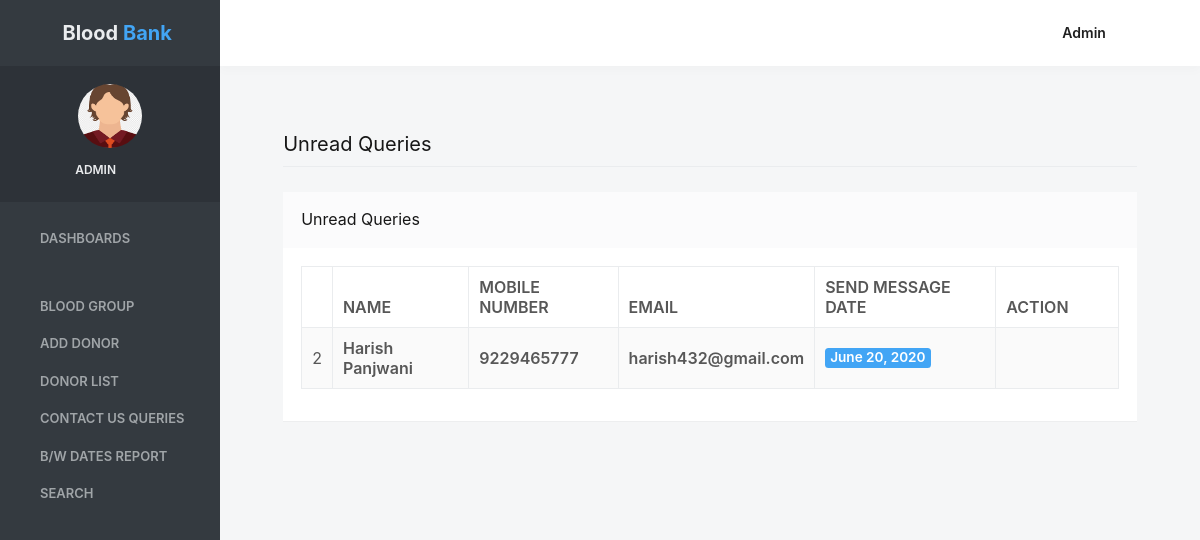
The app's page /unread_queries (signed in) with its own data.
### bloodbank/models.py (models this page shows, shortened)
class Contact(models.Model):
    name = models.CharField(max_length=50)
    contact = models.CharField(max_length=15)
    emailid = models.CharField(max_length=40)
    message = models.CharField(max_length=300)
    mdate = models.DateField()
    isread = models.CharField(max_length=10)

### bloodbank/views.py (the view)
# urls.py: path('unread_queries', unread_queries, name='unread_queries'),
def unread_queries(request):
    if not request.user.is_authenticated:
        return redirect('login')
    contact = Contact.objects.all()
    d = {'contact': contact}
    return render(request, 'unread_queries.html', d)

### bloodbank/templates/unread_queries.html (shortened to what this page needs)
{% load static %}
{% block body %}
<html lang="en" class="no-focus">
    <head>
        <link rel="stylesheet" href="{% static 'adminassets/js/plugins/datatables/dataTables.bootstrap4.min.css' %}">
        <link rel="stylesheet" id="css-main" href="{% static 'adminassets/css/codebase.min.css' %}">
    </head>
    <body>
        <div id="page-container" class="sidebar-o sidebar-inverse side-scroll page-header-fixed main-content-narrow">
            {% include 'sidebar.html' %}
            {% include 'admin_nav.html' %}
            <main id="main-container">
                <div class="content">
                    <h2 class="content-heading">Unread Queries</h2>
                    <div class="block">
                        <div class="block-header block-header-default">
                            <h3 class="block-title">Unread Queries</h3>
                        </div>
                        <div class="block-content block-content-full">
                            <table class="table table-bordered table-striped table-vcenter js-dataTable-full-pagination">
                                <thead>
                                    <tr>
                                        <th class="text-center"></th>
                                        <th class="d-none d-sm-table-cell">Name</th>
                                        <th class="d-none d-sm-table-cell">Mobile Number</th>
                                        <th class="d-none d-sm-table-cell">Email</th>
                                        <th class="d-none d-sm-table-cell">Send Message Date</th>
                                        <th class="d-none d-sm-table-cell" style="width: 15%;">Action</th>
                                       </tr>
                                </thead>
                                <tbody>
{% for i in contact %}
   {% if i.isread == "no" %}
                                    <tr>
                                        <td class="text-center">{{forloop.counter}}</td>
                                        <td class="font-w600">{{i.name}}</td>
                                        <td class="font-w600">{{i.contact}}</td>
                                        <td class="font-w600">{{i.emailid}}</td>
                                        <td class="font-w600">
                                            <span class="badge badge-primary">{{i.mdate}}</span>
                                        </td>
                                         <td class="d-none d-sm-table-cell"><a href="{% url 'view_queries' i.id %}"><i class="fa fa-eye" aria-hidden="true"></i></a></td>
                                    </tr>
    {% endif %}
 {% endfor %}
                                </tbody>
                            </table>
                        </div>
                    </div>
                </div>
            </main>
        </div>
    </body>
</html>
{% endblock %}

### bloodbank/templates/sidebar.html (shortened to what this page needs)
{% load static %}
   <nav id="sidebar">
                <div id="sidebar-scroll">
                    <div class="sidebar-content">
                        <div class="content-header content-header-fullrow px-15">
                            <div class="content-header-section text-center align-parent sidebar-mini-hidden">
                                <div class="content-header-item">
                                    <a class="link-effect font-w700" href="{% url 'admin_home' %}">
                                        <i class="si si-fire text-primary"></i>
                                        <span class="font-size-xl text-dual-primary-dark">Blood </span><span class="font-size-xl text-primary">Bank</span>
                                    </a>
                                </div>
                            </div>
                        </div>
                        <div class="content-side content-side-full content-side-user px-10 align-parent">
                            <div class="sidebar-mini-hidden-b text-center">
                                <a class="img-link" href="be_pages_generic_profile.html">
                                    <img class="img-avatar" src="{% static 'adminassets/img/avatars/avatarboy729.png' %}" alt="">
                                </a>
                                <ul class="list-inline mt-10">
                                    <li class="list-inline-item">
                                        <a class="link-effect text-dual-primary-dark font-size-xs font-w600 text-uppercase" href="#">{{request.user.username}}</a>
                                    </li>
                                    <li class="list-inline-item">
                                        <a class="link-effect text-dual-primary-dark" href="{% url 'logout' %}">
                                            <i class="si si-logout"></i>
                                        </a>
                                    </li>
                                </ul>
                            </div>
                        </div>
                        <div class="content-side content-side-full">
                            <ul class="nav-main">
                                <li class="open">
                                    <a href="{% url 'admin_home' %}"><i class="si si-cup"></i><span class="sidebar-mini-hide">Dashboards</span></a>
                                </li>
                                <li class="nav-main-heading"><span class="sidebar-mini-visible">UI</span></li>
                                <li>
                                    <a class="nav-submenu" data-toggle="nav-submenu"><i class="si si-puzzle"></i>Blood Group</a>
                                </li>
                               <li>
                                    <a  href="{% url 'add_donor' %}"><i class="fa fa-edit"></i><span class="sidebar-mini-hide">Add Donor</span></a>
                                </li>
                                <li>
                                    <a  href="{% url 'donorlist' %}"><i class="fa fa-users"></i><span class="sidebar-mini-hide">Donor List</span></a>
                                </li>
                                <li>
                                    <a class="nav-submenu" data-toggle="nav-submenu" href="#"><i class="si si-user"></i><span class="sidebar-mini-hide">Contact Us Queries</span></a>
                                </li>
                                <li>
                                    <a  href="{% url 'betweendate_report' %}"><i class="si si-vector"></i><span class="sidebar-mini-hide">B/w Dates Report</span></a>
                                </li>
                                <li>
                                    <a class="nav-submenu" data-toggle="nav-submenu" href="#"><i class="si si-trophy"></i><span class="sidebar-mini-hide">Search</span></a>
                                </li>
                            </ul>
                        </div>
                    </div>
                </div>
            </nav>

### bloodbank/templates/admin_nav.html (shortened to what this page needs)
{% load static %}
            <header id="page-header">
                <div class="content-header">
                    <div class="content-header-section">
                        <button type="button" class="btn btn-circle btn-dual-secondary" data-toggle="layout" data-action="sidebar_toggle">
                            <i class="fa fa-navicon"></i>
                        </button>
                        <div class="btn-group" role="group">
                            <button type="button" class="btn btn-circle btn-dual-secondary" id="page-header-options-dropdown" data-toggle="dropdown" aria-haspopup="true" aria-expanded="false">
                                <i class="fa fa-wrench"></i>
                            </button>
                        </div>
                        <div class="btn-group" role="group">
                            <button type="button" class="btn btn-circle btn-dual-secondary" id="page-header-themes-dropdown" data-toggle="dropdown" aria-haspopup="true" aria-expanded="false">
                                <i class="fa fa-paint-brush"></i>
                            </button>
                        </div>
                    </div>
                    <div class="content-header-section">
                        <div class="btn-group" role="group">
                            <button type="button" class="btn btn-rounded btn-dual-secondary text-capitalize" id="page-header-user-dropdown" data-toggle="dropdown" aria-haspopup="true" aria-expanded="false">
                                {{request.user.username}}<i class="fa fa-angle-down ml-5"></i>
                            </button>
                        </div>
                    </div>
                </div>
            </header>

### records on screen
Contact: name "Harish Panjwani", contact "9229465777", emailid "harish432@gmail.com", mdate "June 20, 2020"

### other values on screen
{{ request.user.username }} "ADMIN"
{{ request.user.username }} "Admin"
